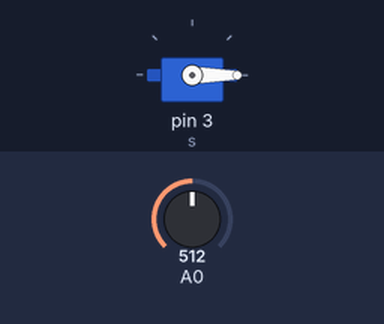
Simulated run of this sketch. Board: Arduino Uno, built with avr-gcc and run on an emulated ATmega328P. Shown: servo. Inputs (shaded band) come from the test bench; at power-on: A0 = 512. What the sketch prints to the serial monitor is not drawn.

Above: at 1.2 s.
1.3 s: A0 set to 716
At 2.2 s:
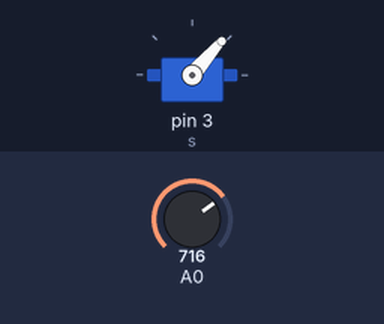
2.8 s: A0 set to 900
At 3.4 s:
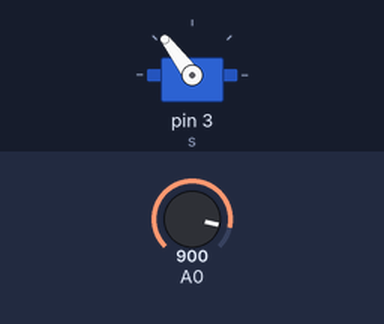
4.3 s: A0 set to 1023
At 5.5 s:
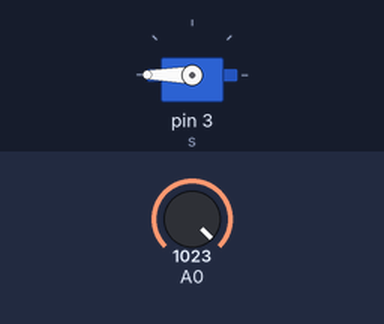
5.8 s: A0 set to 511
At 6.8 s:
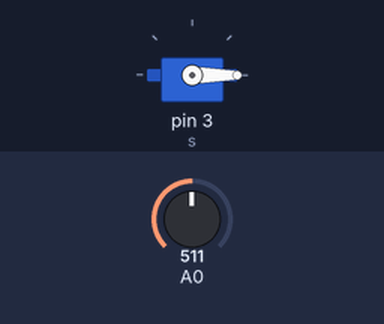
Timing chart, 0 to 8.3 s (numbered marks = the images above; inputs shaded):
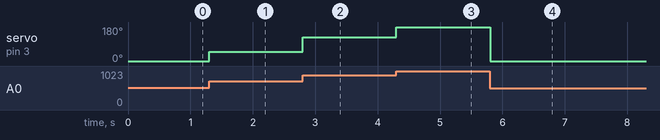

Measured:
- after the input at 1.3 s, servo on pin 3 (s): 0° → 49° at once
- after the input at 2.8 s, servo on pin 3 (s): 49° → 127° at once
- after the input at 4.3 s, servo on pin 3 (s): 127° → 180° at once
- after the input at 5.8 s, servo on pin 3 (s): 180° → 0° at once

The sketch:

Assignment2_b.ino
```cpp
#include<Servo.h>
Servo s;
void setup() {
  // put your setup code here, to run once:
pinMode(A0,INPUT);
s.attach(3);
Serial.begin(9600);
}

void loop() {
  // put your main code here, to run repeatedly:
int c= analogRead(A0);
// 600-1023
float k= (c-600)/(1023.0-600.0);
int g= k*180;
if(g<0)
g=0;
else if(g>180)
g=180;
s.write(g);
Serial.print(g);
Serial.print("\n");
}
```
